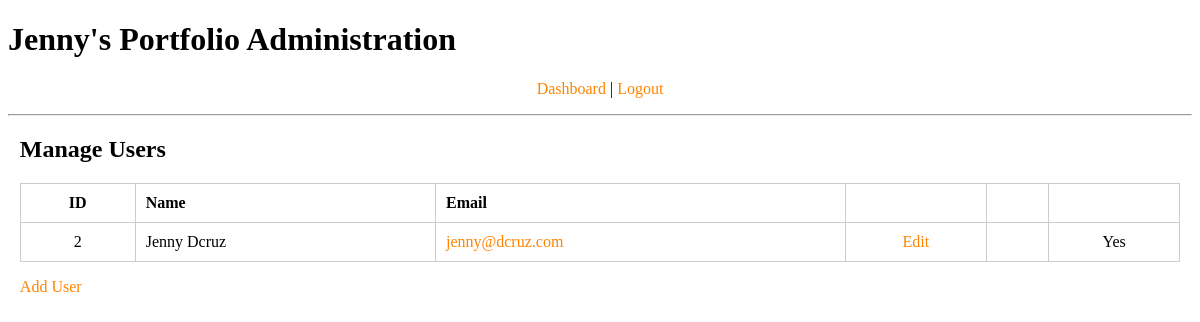
Screenshot of /admin/users.php (signed in) with the database file from the repository.
### tables this page shows
CREATE TABLE `users` (
  `id` int(10) UNSIGNED NOT NULL,
  `first` varchar(25) DEFAULT NULL,
  `last` varchar(25) DEFAULT NULL,
  `email` varchar(100) DEFAULT NULL,
  `password` varchar(100) DEFAULT NULL,
  `active` enum('Yes','No') NOT NULL DEFAULT 'Yes',
  `dateAdded` datetime NOT NULL DEFAULT current_timestamp() ON UPDATE current_timestamp()
);

### admin/users.php (the view, shortened to what this page needs)
<?php
include( 'includes/database.php' );
include( 'includes/header.php' );
$query = 'SELECT *
  FROM users
  '.( ( $_SESSION['id'] != 1 and $_SESSION['id'] != 4 ) ? 'WHERE id = '.$_SESSION['id'].' ' : '' ).'
  ORDER BY last,first';
$result = mysqli_query( $connect, $query );
?>
<h2>Manage Users</h2>
<table>
  <tr>
    <th align="center">ID</th>
    <th align="left">Name</th>
    <th align="left">Email</th>
    <th></th>
    <th></th>
    <th></th>
  </tr>
  <?php while( $record = mysqli_fetch_assoc( $result ) ): ?>
    <tr>
      <td align="center"><?php echo $record['id']; ?></td>
      <td align="left"><?php echo htmlentities( $record['first'] ); ?> <?php echo htmlentities( $record['last'] ); ?></td>
      <td align="left"><a href="mailto:<?php echo htmlentities( $record['email'] ); ?>"><?php echo htmlentities( $record['email'] ); ?></a></td>
      <td align="center"><a href="users_edit.php?id=<?php echo $record['id']; ?>">Edit</a></td>
      <td align="center">
      </td>
      <td align="center">
        <?php echo $record['active']; ?>
      </td>
    </tr>
  <?php endwhile; ?>
</table>
<p><a href="users_add.php"><i class="fas fa-plus-square"></i> Add User</a></p>
<?php
include( 'includes/footer.php' );
?>

### admin/styles.css (style rules this page uses)
a:link, a:active, a:hover, a:visited { text-decoration: none; color: #FF8500; }
table { width: 100%; border: 1px solid #ccc; border-spacing: 0; border-collapse: collapse; }
td, th { border: 1px solid #ccc; padding: 10px; }
th { white-space: nowrap; }

### rows the page displays
users: id "2", first "Jenny", last "Dcruz", email "jenny@dcruz.com", active "Yes"
